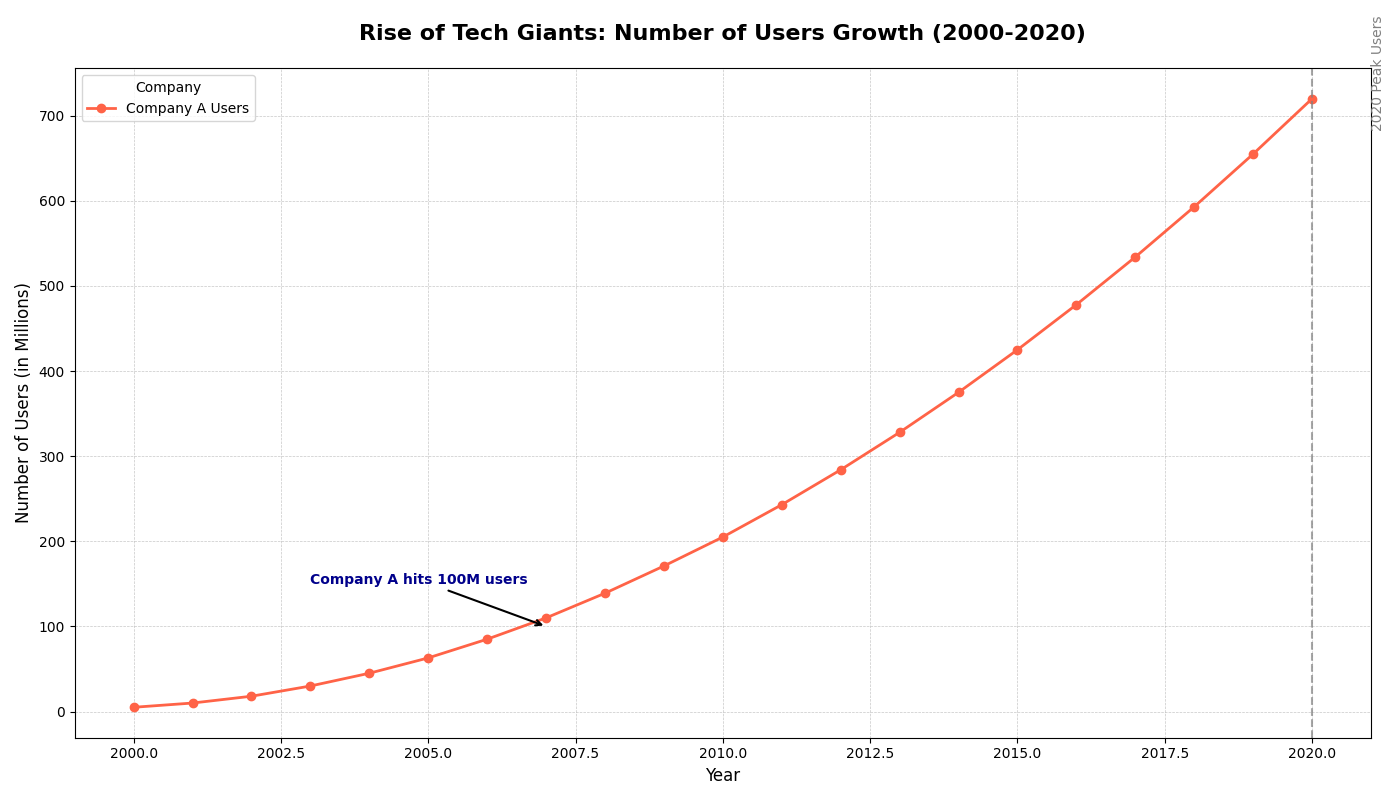

This chart was generated by the following Python code:
import matplotlib.pyplot as plt
import numpy as np

years = np.arange(2000, 2021)
company_a_users = np.array([5, 10, 18, 30, 45, 63, 85, 110, 139, 171, 205, 243, 284, 328, 375, 425, 478, 534, 593, 655, 720])

fig, ax1 = plt.subplots(figsize=(14, 8))

ax1.plot(years, company_a_users, label='Company A Users', marker='o', linestyle='-', color='tomato', linewidth=2, markersize=6)

ax1.annotate('Company A hits 100M users', xy=(2007, 100), xytext=(2003, 150),
             arrowprops=dict(facecolor='black', arrowstyle='->', lw=1.5),
             fontsize=10, fontweight='bold', color='darkblue')

ax1.axvline(x=2020, color='gray', linestyle='--', linewidth=1.5, alpha=0.7)
ax1.text(2021, 750, '2020 Peak Users', rotation=90, verticalalignment='center', fontsize=10, color='gray')

ax1.set_title("Rise of Tech Giants: Number of Users Growth (2000-2020)", fontsize=16, fontweight='bold', pad=20)
ax1.set_xlabel("Year", fontsize=12)
ax1.set_ylabel("Number of Users (in Millions)", fontsize=12)

ax1.legend(loc='upper left', fontsize=10, title="Company", frameon=True)
ax1.grid(True, which='major', linestyle='--', linewidth=0.5, alpha=0.7)

plt.tight_layout()
plt.show()
